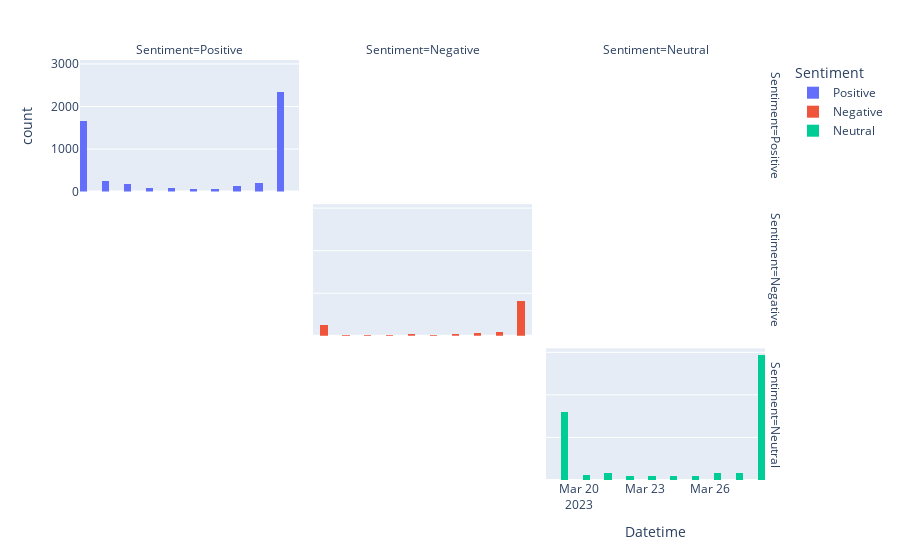

Notebook code for this chart:
### Code cell
#use plotly to compare Datetime and Sentiment
fig = px.histogram(df , x="Datetime", color="Sentiment", barmode="group", facet_col="Sentiment", facet_row="Sentiment")
fig.show()

### Figure 1 — Plotly figure (JSON) as saved in the notebook; plotly's stock layout.template omitted (floating-point values rounded to 4 significant figures; data arrays with more than 128 entries replaced by an {"elided": "..."} marker saying what was removed)
{"data": [{"alignmentgroup": "True", "bingroup": "x", "hovertemplate": "Sentiment=Positive<br>Datetime=%{x}<br>count=%{y}<extra></extra>", "legendgroup": "Positive", "marker": {"color": "#636efa"}, "name": "Positive", "offsetgroup": "Positive", "orientation": "v", "showlegend": true, "type": "histogram", "x": {"elided": "5016 str values"}, "xaxis": "x7", "yaxis": "y7"}, {"alignmentgroup": "True", "bingroup": "x", "hovertemplate": "Sentiment=Negative<br>Datetime=%{x}<br>count=%{y}<extra></extra>", "legendgroup": "Negative", "marker": {"color": "#EF553B"}, "name": "Negative", "offsetgroup": "Negative", "orientation": "v", "showlegend": true, "type": "histogram", "x": {"elided": "1394 str values"}, "xaxis": "x5", "yaxis": "y5"}, {"alignmentgroup": "True", "bingroup": "x", "hovertemplate": "Sentiment=Neutral<br>Datetime=%{x}<br>count=%{y}<extra></extra>", "legendgroup": "Neutral", "marker": {"color": "#00cc96"}, "name": "Neutral", "offsetgroup": "Neutral", "orientation": "v", "showlegend": true, "type": "histogram", "x": {"elided": "5487 str values"}, "xaxis": "x3", "yaxis": "y3"}], "layout": {"annotations": [{"font": {}, "showarrow": false, "text": "Sentiment=Positive", "x": 0.1567, "xanchor": "center", "xref": "paper", "y": 1.0, "yanchor": "bottom", "yref": "paper"}, {"font": {}, "showarrow": false, "text": "Sentiment=Negative", "x": 0.49, "xanchor": "center", "xref": "paper", "y": 1.0, "yanchor": "bottom", "yref": "paper"}, {"font": {}, "showarrow": false, "text": "Sentiment=Neutral", "x": 0.8233, "xanchor": "center", "xref": "paper", "y": 1.0, "yanchor": "bottom", "yref": "paper"}, {"font": {}, "showarrow": false, "text": "Sentiment=Neutral", "textangle": 90, "x": 0.98, "xanchor": "left", "xref": "paper", "y": 0.1567, "yanchor": "middle", "yref": "paper"}, {"font": {}, "showarrow": false, "text": "Sentiment=Negative", "textangle": 90, "x": 0.98, "xanchor": "left", "xref": "paper", "y": 0.5, "yanchor": "middle", "yref": "paper"}, {"font": {}, "showarrow": false, "text": "Sentiment=Positive", "textangle": 90, "x": 0.98, "xanchor": "left", "xref": "paper", "y": 0.8433, "yanchor": "middle", "yref": "paper"}], "barmode": "group", "legend": {"title": {"text": "Sentiment"}, "tracegroupgap": 0}, "margin": {"t": 60}, "xaxis": {"anchor": "y", "domain": [0, 0.3133], "title": {"text": "Datetime"}}, "xaxis2": {"anchor": "y2", "domain": [0.3333, 0.6467], "matches": "x", "title": {"text": "Datetime"}}, "xaxis3": {"anchor": "y3", "domain": [0.6667, 0.98], "matches": "x", "title": {"text": "Datetime"}}, "xaxis4": {"anchor": "y4", "domain": [0, 0.3133], "matches": "x", "showticklabels": false}, "xaxis5": {"anchor": "y5", "domain": [0.3333, 0.6467], "matches": "x", "showticklabels": false}, "xaxis6": {"anchor": "y6", "domain": [0.6667, 0.98], "matches": "x", "showticklabels": false}, "xaxis7": {"anchor": "y7", "domain": [0, 0.3133], "matches": "x", "showticklabels": false}, "xaxis8": {"anchor": "y8", "domain": [0.3333, 0.6467], "matches": "x", "showticklabels": false}, "xaxis9": {"anchor": "y9", "domain": [0.6667, 0.98], "matches": "x", "showticklabels": false}, "yaxis": {"anchor": "x", "domain": [0, 0.3133], "title": {"text": "count"}}, "yaxis2": {"anchor": "x2", "domain": [0, 0.3133], "matches": "y", "showticklabels": false}, "yaxis3": {"anchor": "x3", "domain": [0, 0.3133], "matches": "y", "showticklabels": false}, "yaxis4": {"anchor": "x4", "domain": [0.3433, 0.6567], "matches": "y", "title": {"text": "count"}}, "yaxis5": {"anchor": "x5", "domain": [0.3433, 0.6567], "matches": "y", "showticklabels": false}, "yaxis6": {"anchor": "x6", "domain": [0.3433, 0.6567], "matches": "y", "showticklabels": false}, "yaxis7": {"anchor": "x7", "domain": [0.6867, 1.0], "matches": "y", "title": {"text": "count"}}, "yaxis8": {"anchor": "x8", "domain": [0.6867, 1.0], "matches": "y", "showticklabels": false}, "yaxis9": {"anchor": "x9", "domain": [0.6867, 1.0], "matches": "y", "showticklabels": false}}}
